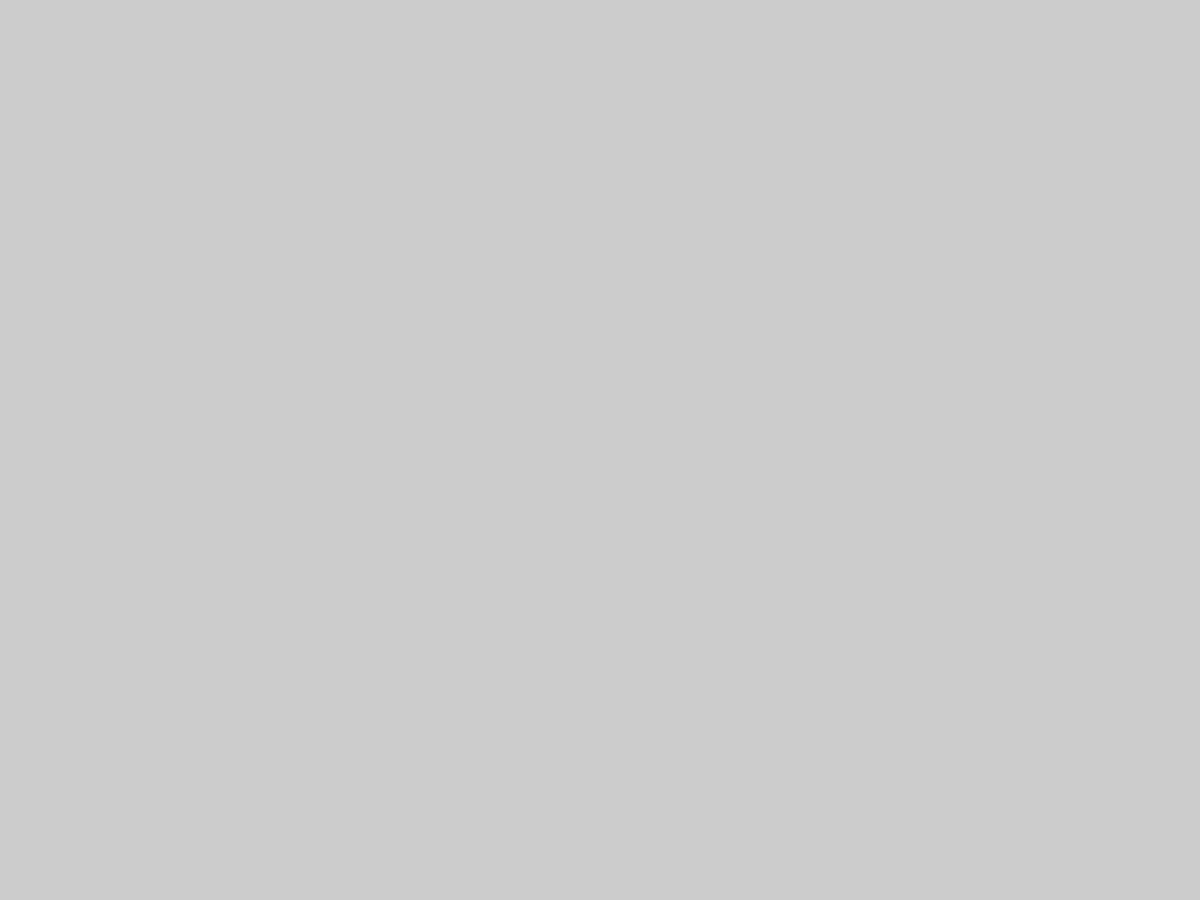
Frame 1 (no input)
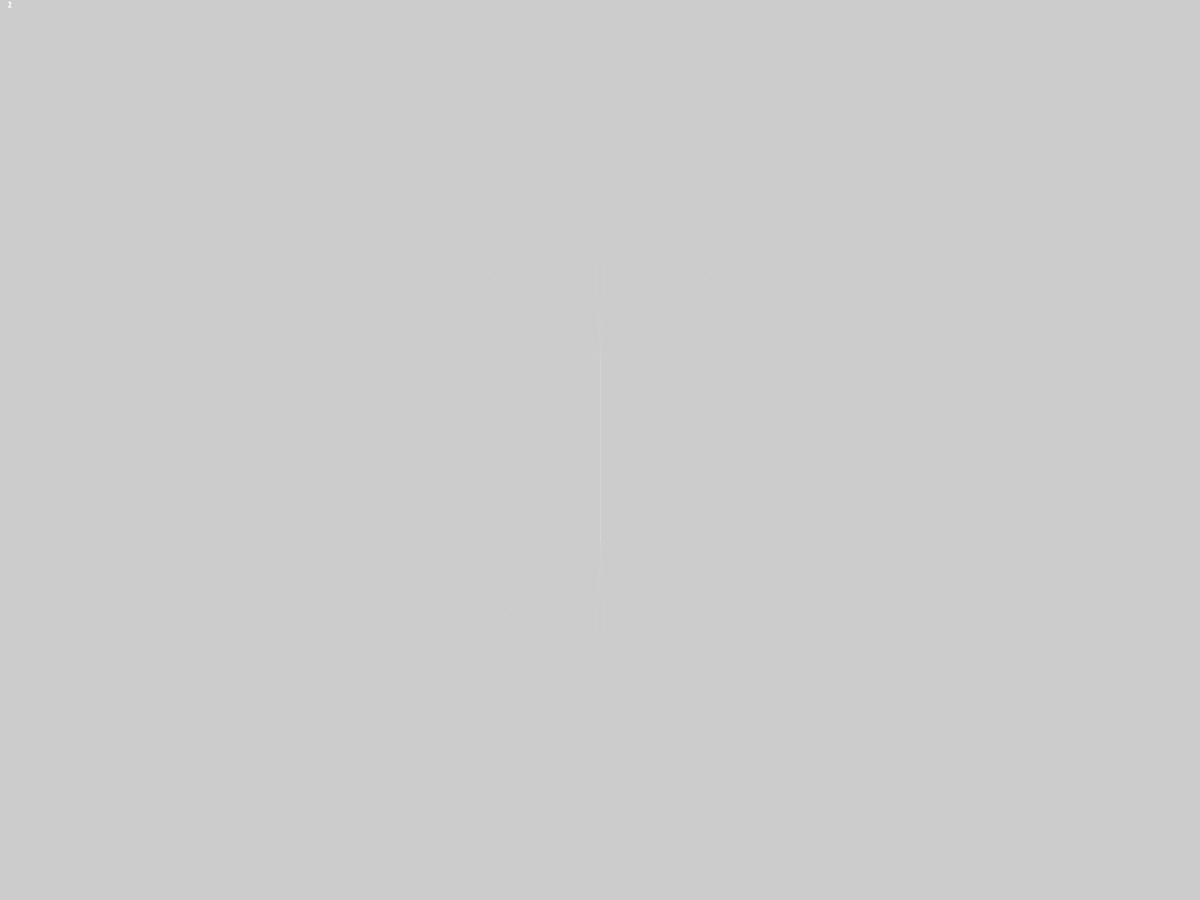
Frame 60 (the mouse pressed at the canvas centre just before this capture)
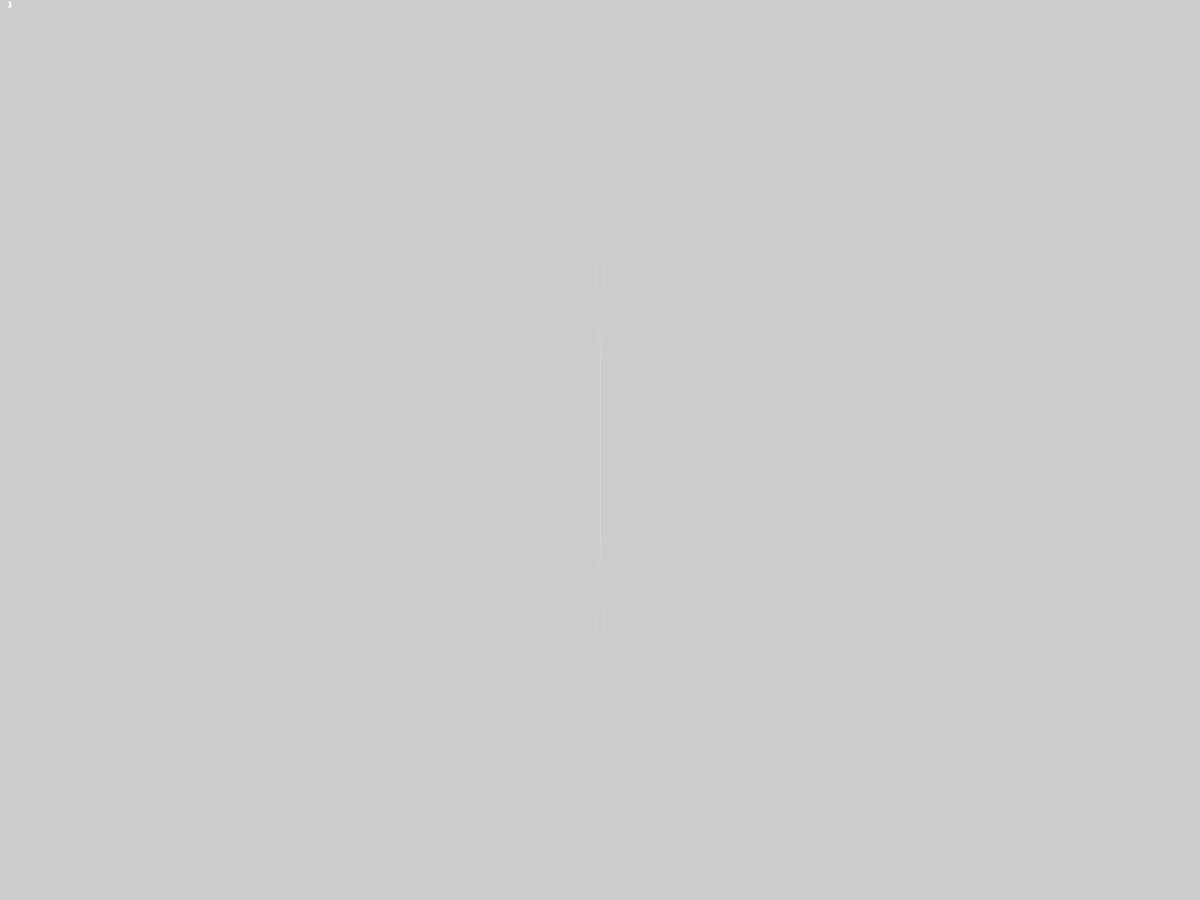
Frame 120 (the mouse held since frame 60 and released just before this capture)

The Processing sketch that drew these frames (run headless with seeded random() and noise(); from frame 60 on, the mouse is pressed at the canvas centre):

// Processing sketch: tree
// ── tree.pde
class Line {
  float x0 = 0, y0 = 0, x1 = 0, y1 = 0;
  
  Line(float _x0, float _y0, float _x1, float _y1) {
    x0 = _x0;
    y0 = _y0;
    x1 = _x1;
    y1 = _y1;
  }
  
  Line(float _x, float _y) {
    this(_x, _y, _x, _y);
  }
  
  float length() {
    return sqrt(pow(x1 - x0, 2) + pow(y1 - y0, 2));
  }
}

ArrayList<Line> lines = new ArrayList<Line>();

void settings() {
  //size(displayWidth / 2, displayHeight / 2);
  fullScreen();
  //smooth();
}

void setup() {
  frameRate(30);
  lines.add(new Line(width / 2, height / 2));
}

int layers = 1;
float deltaX = 0, deltaY = 0, angle;
void draw() {  
  int start = int(pow(2, layers - 1)) - 1;
  int end = start + int(pow(2, layers - 1));
  Line l;
  boolean addLayer = true;
  float radius = 5;
    
  angle = log(float(layers)) / 1;
  
  for (int i = start; i < end; i++) {
    l = lines.get(i);
    
    if (i % 2 == 0) {
      l.x1 += radius * sin(2.1 * angle);
    } else {
      l.x1 += radius * sin(0.05 * angle);
    }
    l.y1 += radius * cos(angle);
        
    if (l.length() < (height / 10)) {
      addLayer = false;
    }
  }
  
  if (addLayer) {    
    clear();
    stroke(255, 255, 255, 16);  
    text(layers, 10, 10);
    for (Line line : lines) {    
      line(line.x0, line.y0, line.x1, line.y1);
      line(width - line.x0, line.y0, width - line.x1, line.y1);
      line(line.x0, height - line.y0, line.x1, height - line.y1);
      line(width - line.x0, height - line.y0, width - line.x1, height - line.y1);
    }
    
    for (int i = start; i < end; i++) {
      l = lines.get(i);
      lines.add(new Line(l.x1, l.y1));
      lines.add(new Line(l.x1, l.y1));
    }
    
    layers++;
  }
}
